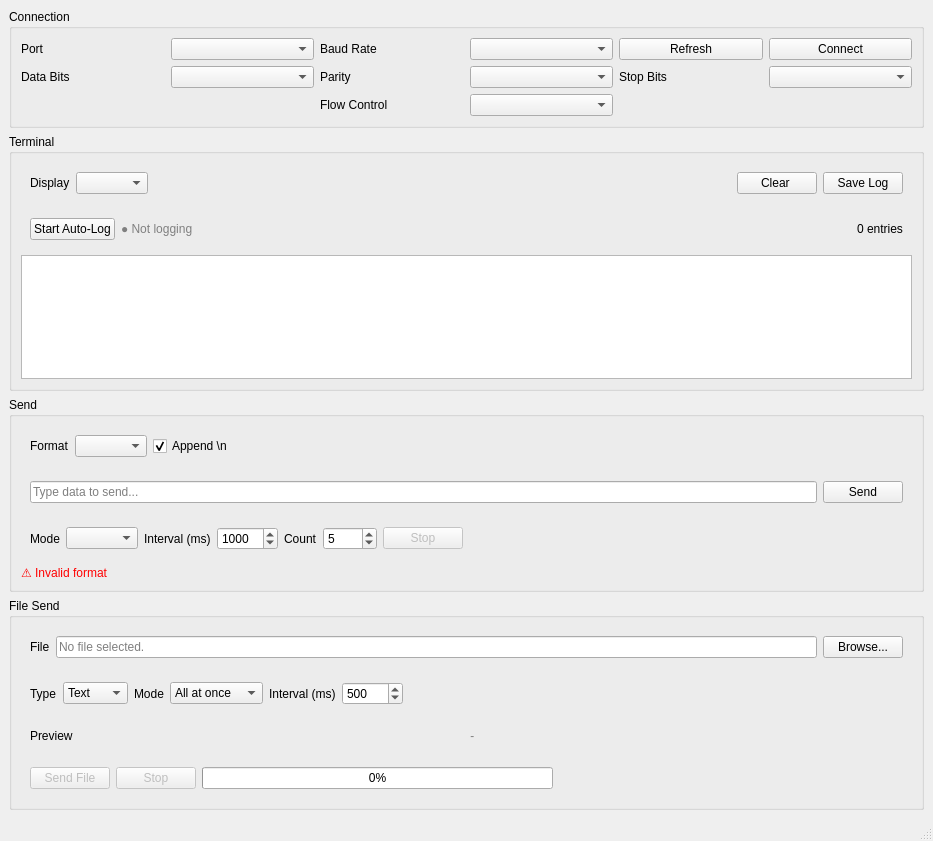
<?xml version="1.0" encoding="UTF-8"?>
<ui version="4.0">
 <class>MainWindow</class>
 <widget class="QMainWindow" name="MainWindow">
  <property name="geometry">
   <rect>
    <x>0</x>
    <y>0</y>
    <width>933</width>
    <height>841</height>
   </rect>
  </property>
  <property name="windowTitle">
   <string>MainWindow</string>
  </property>
  <widget class="QWidget" name="centralwidget">
   <layout class="QVBoxLayout" name="verticalLayout">
    <item>
     <widget class="QGroupBox" name="gb_connection">
      <property name="title">
       <string>Connection</string>
      </property>
      <layout class="QGridLayout" name="gridLayout">
       <item row="1" column="2">
        <widget class="QLabel" name="label_4">
         <property name="text">
          <string>Parity</string>
         </property>
        </widget>
       </item>
       <item row="1" column="0">
        <widget class="QLabel" name="label_3">
         <property name="text">
          <string>Data Bits</string>
         </property>
        </widget>
       </item>
       <item row="0" column="1">
        <widget class="QComboBox" name="portComboBox"/>
       </item>
       <item row="0" column="2">
        <widget class="QLabel" name="label_2">
         <property name="text">
          <string>Baud Rate</string>
         </property>
        </widget>
       </item>
       <item row="0" column="3">
        <widget class="QComboBox" name="baudComboBox"/>
       </item>
       <item row="1" column="5">
        <widget class="QComboBox" name="stopBitsComboBox"/>
       </item>
       <item row="0" column="5">
        <widget class="QPushButton" name="connectButton">
         <property name="text">
          <string>Connect</string>
         </property>
        </widget>
       </item>
       <item row="1" column="1">
        <widget class="QComboBox" name="dataBitsComboBox"/>
       </item>
       <item row="0" column="0">
        <widget class="QLabel" name="label">
         <property name="layoutDirection">
          <enum>Qt::LayoutDirection::LeftToRight</enum>
         </property>
         <property name="text">
          <string>Port</string>
         </property>
        </widget>
       </item>
       <item row="0" column="4">
        <widget class="QPushButton" name="refreshButton">
         <property name="text">
          <string>Refresh</string>
         </property>
        </widget>
       </item>
       <item row="1" column="4">
        <widget class="QLabel" name="label_5">
         <property name="text">
          <string>Stop Bits</string>
         </property>
        </widget>
       </item>
       <item row="1" column="3">
        <widget class="QComboBox" name="parityComboBox"/>
       </item>
       <item row="2" column="2">
        <widget class="QLabel" name="label_6">
         <property name="text">
          <string>Flow Control</string>
         </property>
        </widget>
       </item>
       <item row="2" column="3">
        <widget class="QComboBox" name="flowControlComboBox"/>
       </item>
      </layout>
     </widget>
    </item>
    <item>
     <widget class="QGroupBox" name="gb_terminal">
      <property name="sizePolicy">
       <sizepolicy hsizetype="Preferred" vsizetype="Preferred">
        <horstretch>0</horstretch>
        <verstretch>1</verstretch>
       </sizepolicy>
      </property>
      <property name="title">
       <string>Terminal</string>
      </property>
      <layout class="QVBoxLayout" name="verticalLayout_2">
       <item>
        <widget class="QWidget" name="widget" native="true">
         <layout class="QHBoxLayout" name="horizontalLayout">
          <item>
           <widget class="QLabel" name="label_7">
            <property name="text">
             <string>Display</string>
            </property>
           </widget>
          </item>
          <item>
           <widget class="QComboBox" name="displayFormatComboBox"/>
          </item>
          <item>
           <spacer name="horizontalSpacer">
            <property name="orientation">
             <enum>Qt::Orientation::Horizontal</enum>
            </property>
            <property name="sizeHint" stdset="0">
             <size>
              <width>40</width>
              <height>20</height>
             </size>
            </property>
           </spacer>
          </item>
          <item>
           <widget class="QPushButton" name="clearLogButton">
            <property name="text">
             <string>Clear </string>
            </property>
           </widget>
          </item>
          <item>
           <widget class="QPushButton" name="saveLogButton">
            <property name="text">
             <string>Save Log</string>
            </property>
           </widget>
          </item>
         </layout>
        </widget>
       </item>
       <item>
        <widget class="QWidget" name="widget_5" native="true">
         <layout class="QHBoxLayout" name="horizontalLayout_5">
          <item>
           <widget class="QPushButton" name="autoLogButton">
            <property name="text">
             <string>Start Auto-Log</string>
            </property>
            <property name="checkable">
             <bool>true</bool>
            </property>
           </widget>
          </item>
          <item>
           <widget class="QLabel" name="logStatusLabel">
            <property name="styleSheet">
             <string notr="true">color:gray;</string>
            </property>
            <property name="text">
             <string>● Not logging</string>
            </property>
           </widget>
          </item>
          <item>
           <spacer name="horizontalSpacer_4">
            <property name="orientation">
             <enum>Qt::Orientation::Horizontal</enum>
            </property>
            <property name="sizeHint" stdset="0">
             <size>
              <width>40</width>
              <height>20</height>
             </size>
            </property>
           </spacer>
          </item>
          <item>
           <widget class="QLabel" name="entryCountLabel">
            <property name="text">
             <string>0 entries</string>
            </property>
           </widget>
          </item>
         </layout>
        </widget>
       </item>
       <item>
        <widget class="QTextEdit" name="logTextEdit">
         <property name="font">
          <font>
           <family>Courier New</family>
           <pointsize>10</pointsize>
          </font>
         </property>
         <property name="readOnly">
          <bool>true</bool>
         </property>
        </widget>
       </item>
      </layout>
     </widget>
    </item>
    <item>
     <widget class="QGroupBox" name="gb_send">
      <property name="title">
       <string>Send</string>
      </property>
      <layout class="QVBoxLayout" name="verticalLayout_3">
       <item>
        <widget class="QWidget" name="widget_2" native="true">
         <layout class="QHBoxLayout" name="horizontalLayout_2">
          <item>
           <widget class="QLabel" name="label_8">
            <property name="text">
             <string>Format</string>
            </property>
           </widget>
          </item>
          <item>
           <widget class="QComboBox" name="sendFormatComboBox"/>
          </item>
          <item>
           <widget class="QCheckBox" name="appendNewlineCheckBox">
            <property name="text">
             <string>Append \n</string>
            </property>
            <property name="checked">
             <bool>true</bool>
            </property>
           </widget>
          </item>
          <item>
           <spacer name="horizontalSpacer_3">
            <property name="orientation">
             <enum>Qt::Orientation::Horizontal</enum>
            </property>
            <property name="sizeHint" stdset="0">
             <size>
              <width>40</width>
              <height>20</height>
             </size>
            </property>
           </spacer>
          </item>
         </layout>
        </widget>
       </item>
       <item>
        <widget class="QWidget" name="widget_3" native="true">
         <layout class="QHBoxLayout" name="horizontalLayout_3">
          <item>
           <widget class="QLineEdit" name="sendLineEdit">
            <property name="placeholderText">
             <string>Type data to send...</string>
            </property>
           </widget>
          </item>
          <item>
           <widget class="QPushButton" name="sendButton">
            <property name="text">
             <string>Send</string>
            </property>
           </widget>
          </item>
         </layout>
        </widget>
       </item>
       <item>
        <widget class="QWidget" name="widget_4" native="true">
         <layout class="QHBoxLayout" name="horizontalLayout_4">
          <item>
           <widget class="QLabel" name="label_9">
            <property name="text">
             <string>Mode</string>
            </property>
           </widget>
          </item>
          <item>
           <widget class="QComboBox" name="scheduleModeComboBox"/>
          </item>
          <item>
           <widget class="QLabel" name="intervalLabel">
            <property name="text">
             <string>Interval (ms)</string>
            </property>
           </widget>
          </item>
          <item>
           <widget class="QSpinBox" name="intervalSpinBox">
            <property name="styleSheet">
             <string notr="true"/>
            </property>
            <property name="minimum">
             <number>50</number>
            </property>
            <property name="maximum">
             <number>60000</number>
            </property>
            <property name="value">
             <number>1000</number>
            </property>
           </widget>
          </item>
          <item>
           <widget class="QLabel" name="burstLabel">
            <property name="text">
             <string>Count</string>
            </property>
           </widget>
          </item>
          <item>
           <widget class="QSpinBox" name="burstCountSpinBox">
            <property name="minimum">
             <number>1</number>
            </property>
            <property name="maximum">
             <number>9999</number>
            </property>
            <property name="value">
             <number>5</number>
            </property>
           </widget>
          </item>
          <item>
           <widget class="QPushButton" name="stopSendButton">
            <property name="enabled">
             <bool>false</bool>
            </property>
            <property name="text">
             <string>Stop</string>
            </property>
           </widget>
          </item>
          <item>
           <spacer name="horizontalSpacer_2">
            <property name="orientation">
             <enum>Qt::Orientation::Horizontal</enum>
            </property>
            <property name="sizeHint" stdset="0">
             <size>
              <width>40</width>
              <height>20</height>
             </size>
            </property>
           </spacer>
          </item>
         </layout>
        </widget>
       </item>
       <item>
        <widget class="QLabel" name="validationLabel">
         <property name="styleSheet">
          <string notr="true">visible:false;color:red;</string>
         </property>
         <property name="text">
          <string>⚠ Invalid format</string>
         </property>
        </widget>
       </item>
      </layout>
     </widget>
    </item>
    <item>
     <widget class="QGroupBox" name="gb_fileSend">
      <property name="title">
       <string>File Send</string>
      </property>
      <layout class="QVBoxLayout" name="verticalLayout_4">
       <item>
        <widget class="QWidget" name="widget_6" native="true">
         <layout class="QHBoxLayout" name="horizontalLayout_7">
          <item>
           <widget class="QLabel" name="label_10">
            <property name="text">
             <string>File</string>
            </property>
           </widget>
          </item>
          <item>
           <widget class="QLineEdit" name="filePathLineEdit">
            <property name="readOnly">
             <bool>true</bool>
            </property>
            <property name="placeholderText">
             <string>No file selected.</string>
            </property>
           </widget>
          </item>
          <item>
           <widget class="QPushButton" name="browseButton">
            <property name="text">
             <string>Browse...</string>
            </property>
           </widget>
          </item>
         </layout>
        </widget>
       </item>
       <item>
        <widget class="QWidget" name="widget_7" native="true">
         <layout class="QHBoxLayout" name="horizontalLayout_8">
          <item>
           <widget class="QLabel" name="label_11">
            <property name="text">
             <string>Type</string>
            </property>
           </widget>
          </item>
          <item>
           <widget class="QComboBox" name="fileModeComboBox">
            <item>
             <property name="text">
              <string>Text</string>
             </property>
            </item>
            <item>
             <property name="text">
              <string>Binary</string>
             </property>
            </item>
           </widget>
          </item>
          <item>
           <widget class="QLabel" name="label_12">
            <property name="text">
             <string>Mode</string>
            </property>
           </widget>
          </item>
          <item>
           <widget class="QComboBox" name="sendModeComboBox">
            <item>
             <property name="text">
              <string>All at once</string>
             </property>
            </item>
            <item>
             <property name="text">
              <string>Line by line</string>
             </property>
            </item>
           </widget>
          </item>
          <item>
           <widget class="QLabel" name="fileSendIntervalLabel">
            <property name="text">
             <string>Interval (ms)</string>
            </property>
           </widget>
          </item>
          <item>
           <widget class="QSpinBox" name="fileSendIntervalSpinBox">
            <property name="minimum">
             <number>50</number>
            </property>
            <property name="maximum">
             <number>60000</number>
            </property>
            <property name="value">
             <number>500</number>
            </property>
           </widget>
          </item>
          <item>
           <spacer name="horizontalSpacer_5">
            <property name="orientation">
             <enum>Qt::Orientation::Horizontal</enum>
            </property>
            <property name="sizeHint" stdset="0">
             <size>
              <width>40</width>
              <height>20</height>
             </size>
            </property>
           </spacer>
          </item>
         </layout>
        </widget>
       </item>
       <item>
        <widget class="QWidget" name="widget_8" native="true">
         <layout class="QHBoxLayout" name="horizontalLayout_9">
          <item>
           <widget class="QLabel" name="label_13">
            <property name="text">
             <string>Preview</string>
            </property>
           </widget>
          </item>
          <item>
           <widget class="QLabel" name="filePreviewLabel">
            <property name="font">
             <font>
              <italic>true</italic>
             </font>
            </property>
            <property name="styleSheet">
             <string notr="true">color:gray;</string>
            </property>
            <property name="text">
             <string>-</string>
            </property>
           </widget>
          </item>
         </layout>
        </widget>
       </item>
       <item>
        <widget class="QWidget" name="widget_9" native="true">
         <layout class="QHBoxLayout" name="horizontalLayout_10">
          <item>
           <widget class="QPushButton" name="sendFileButton">
            <property name="enabled">
             <bool>false</bool>
            </property>
            <property name="text">
             <string>Send File</string>
            </property>
           </widget>
          </item>
          <item>
           <widget class="QPushButton" name="stopFileSendButton">
            <property name="enabled">
             <bool>false</bool>
            </property>
            <property name="text">
             <string>Stop</string>
            </property>
           </widget>
          </item>
          <item>
           <widget class="QProgressBar" name="fileSendProgressBar">
            <property name="value">
             <number>0</number>
            </property>
           </widget>
          </item>
          <item>
           <spacer name="horizontalSpacer_6">
            <property name="orientation">
             <enum>Qt::Orientation::Horizontal</enum>
            </property>
            <property name="sizeHint" stdset="0">
             <size>
              <width>40</width>
              <height>20</height>
             </size>
            </property>
           </spacer>
          </item>
         </layout>
        </widget>
       </item>
      </layout>
     </widget>
    </item>
   </layout>
  </widget>
  <widget class="QMenuBar" name="menubar">
   <property name="geometry">
    <rect>
     <x>0</x>
     <y>0</y>
     <width>933</width>
     <height>21</height>
    </rect>
   </property>
  </widget>
  <widget class="QStatusBar" name="statusbar"/>
 </widget>
 <resources/>
 <connections/>
</ui>
